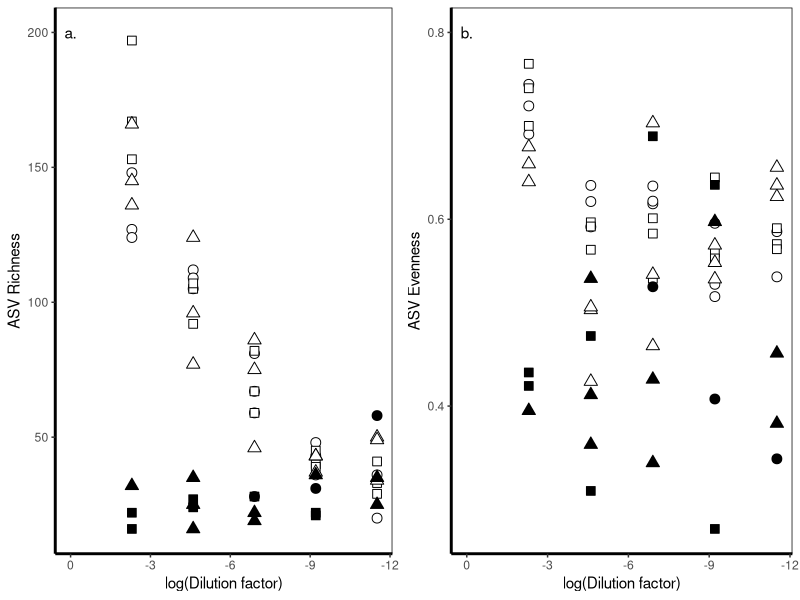

The R script that drew this image:
#title: "FigS1_BEF_Dilution diversity.R"
#author: "Dr CG"
#date:"7/3/2025"

# Description:
# This script generates Figure S1 and performs the associated statistical tests.

# Load libraries
library(ggplot2)
library(gridExtra)
library(lme4)
library(car)

# Set plotting parameters
Theme=theme_classic(base_size=11, base_family="Helvetica") +
  theme(axis.line = element_line(linewidth = 1, colour = "black", linetype = "solid")) +
  theme(plot.title = element_text(size = 12))+ theme(panel.border=element_rect(fill=NA))
Theme2=Theme+ theme(legend.position="none") + theme(panel.border=element_rect(fill=NA))

# Load tables
meta.div=read.table('output_tables/MetaDiv_table_DegExp2025-04-01.txt', 
                    header=TRUE)

# Plot: richness and evenness changes with dilution treatments
rich.plot=ggplot(meta.div, aes(log(dilution_factor), richness)) + 
  geom_point(size=3, aes(shape=factor(series), fill=dataset))+ 
  Theme2 + scale_fill_manual(values=c( 'black', 'white')) + 
  scale_shape_manual(values=c(21,22, 24)) + 
  #geom_smooth(method='lm', se=FALSE, ) + 
  xlab('log(Dilution factor)') + ylab('ASV Richness') +
  scale_x_reverse() + annotate('text', label='a.', x=0, y=200)

even.plot=ggplot(meta.div, aes(log(dilution_factor), evenness)) + 
  geom_point(size=3,  aes(shape=factor(series), fill=dataset)) + 
  Theme2 + scale_fill_manual(values=c( 'black', 'white')) + 
  scale_shape_manual(values=c(21,22, 24)) + 
  xlab('log(Dilution factor)') + ylab('ASV Evenness') +
  scale_x_reverse() + annotate('text', label='b.', x=0, y=0.8)

uni.div=arrangeGrob(rich.plot, even.plot, ncol=2)  
#quartz()
plot(uni.div)

# Summary values
  # range of richness 
print(paste('richness range', 
            range(meta.div$richness)[1], '-', 
            range(meta.div$richness)[2], ', mean', mean(meta.div$richness), 
            'standard deviation', sd(meta.div$richness)))
print(paste('evenness range', range(meta.div$evenness)[1], '-', 
            range(meta.div$evenness)[2], ', mean', mean(meta.div$evenness), 
            'standard deviation', sd(meta.div$evenness)))

# Stats: models to test dilution treatment and series effect on richness and evenness

# RICHNESS
# null model (no relationship)
mod.null=lm(richness~1, data=meta.div)
# null model (only random)
mod.null.rand=glmer(richness~1 + (1|series), data=meta.div)
# linear model
mod.rich.lm=lm(richness~log(dilution_factor+1) + dataset, data=meta.div)
summary(mod.rich.lm)
# mixed model
mod.rich.lmei=lmer(richness~log(dilution_factor+1) + dataset + (1|series), data=meta.div)
summary(mod.rich.lmei)
AIC(mod.null, mod.null.rand,mod.rich.lm, mod.rich.lmei)
Anova(mod.rich.lmei)

# EVENNESS
# null model (no relationship)
mod.null.e=lm(evenness~1, data=meta.div)
# null model (only random)
mod.null.rand.e=glmer(evenness~1 + (1|series), data=meta.div)
# linear model
mod.rich.lm.e=lm(evenness~log(dilution_factor+1) + dataset, data=meta.div)
summary(mod.rich.lm)
# mixed model
mod.rich.lmei.e=glmer(evenness~log(dilution_factor+1) + dataset + (1|series), data=meta.div)
summary(mod.rich.lmei)
AIC(mod.null.e, mod.null.rand.e, mod.rich.lm.e, mod.rich.lmei.e)
Anova(mod.rich.lm.e)